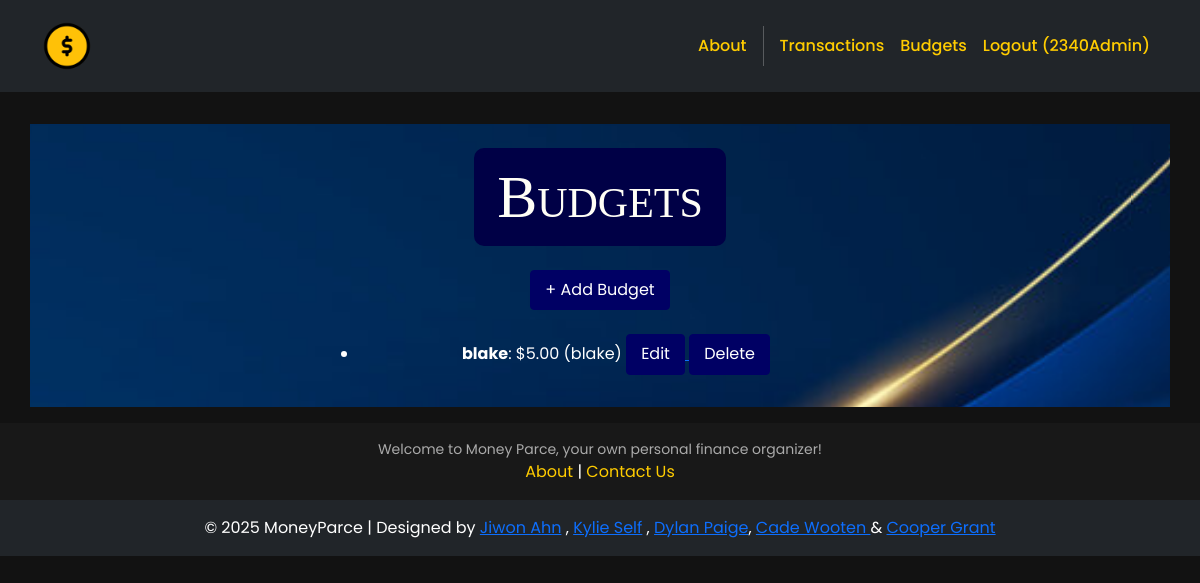
Page /budgets/ (signed in) on the committed database.
### budgets/models.py (models this page shows, shortened)
class Budget(models.Model):
    name = models.CharField(max_length=100)
    amount = models.DecimalField(max_digits=10, decimal_places=2)
    category = models.CharField(max_length=50)
    start_date = models.DateField()
    end_date = models.DateField()
    notes = models.TextField(blank=True)

### budgets/views.py (the view)
# urls.py: path('', views.budget_list, name='budget_list'),
def budget_list(request):
    budgets = Budget.objects.all()
    return render(request, 'budgets/budget_list.html', {'budgets': budgets})

### budgets/templates/budgets/budget_list.html
{% extends 'base.html' %}
{% block content %}
<div class="p-3">
  <div class="container">
    <div class="row mt-3">
      <div class="col-md-6 mx-auto mb-3">
        <br>
        <h2>Budgets</h2>
        <br>
        <br>
        <a href="{% url 'create_budget' %}">
          <button class="button-26" role="button">
            + Add Budget
          </button>
        </a>
        <ul>
          <br>
          {% for budget in budgets %}
            <li>
              <strong>{{ budget.name }}</strong>: ${{ budget.amount }} ({{ budget.category }})
              <a href="{% url 'edit_budget' budget.id %}" >
                <button class="button-26" role="button">
                  Edit
                </button>
              </a>
              <a href="{% url 'delete_budget' budget.id %}">
                <button class="button-26" role="button">
                  Delete
                </button>
              </a>
            </li>
          {% empty %}
            <li>No budgets found.</li>
          {% endfor %}
        </ul>
      </div>
    </div>
  </div>
</div>
{% endblock %}

### moneyparce/templates/base.html (shortened to what this page needs)
<!DOCTYPE html>
<html>
  {% load static %}
  <head>
    <link href="https://cdn.jsdelivr.net/npm/bootstrap@5.3.3/dist/css/bootstrap.min.css" rel="stylesheet">
    <link href="https://cdnjs.cloudflare.com/ajax/libs/font-awesome/6.1.1/css/all.min.css" rel="stylesheet">
    <link rel="stylesheet" type="text/css" href="{% static 'css/style.css' %}">
  </head>
  <body>
    <nav class="p-3 navbar navbar-dark bg-dark navbar-expand-lg">
      <div class="container">
        <a class="navbar-brand" href="{% url 'home.index' %}">
          <img src="{% static 'img/logo.png' %}" alt="Money Parce Logo" height="50" />
        </a>
        <div class="collapse navbar-collapse" id="navbarNavAltMarkup">
          <div class="navbar-nav ms-auto">
            <a class="nav-link" href="{% url 'home.about' %}">About</a>
            {% if user.is_authenticated %}
            <a class="nav-link" href="{% url 'transactions' %}">Transactions</a>
            <a class="nav-link" href="{% url 'budget_list' %}">Budgets</a>
            <a class="nav-link"
              href="{% url 'accounts.logout' %}">Logout ({{user.username }})</a>
            {% endif %}
          </div>
        </div>
      </div>
    </nav>
    <div>
      {% block content %}
      {% endblock content %}
    </div>
    <footer class="p-3 ms-footer">
      <div class="container text-center">
        <p>Welcome to Money Parce, your own personal finance organizer!</p>
        <div>
          <a href="{% url 'home.about' %}">About</a> |
          <a href="mailto:info@moviesstore.com">Contact Us</a>
        </div>
      </div>
    </footer>
    <section class="p-3 ms-footer-bottom bg-dark text-center text-white">
      <span>© 2025 MoneyParce | Designed by <a href="https://www.linkedin.com/in/jiwon-ahn-a4a31b247/" target="_blank">Jiwon Ahn</a> , <a href="https://www.linkedin.com/in/kylie-self-315200290/" target="_blank">Kylie Self</a> , <a href="https://www.linkedin.com/in/dylan-paige-b95b6132b" target="_blank">Dylan Paige</a>, <a href="https://www.linkedin.com/in/cade-wooten-42a609322?utm_source=share&utm_campaign=share_via&utm_content=profile&utm_medium=android_app" target="_blank">Cade Wooten </a> & <a href="https://www.linkedin.com/in/coopergrant1/" target="_blank">Cooper Grant </a></span>
    </section>
  </body>
</html>

### moneyparce/static/css/style.css (style rules this page uses)
body { width: 100%; text-align: center; margin: auto; font-family: "Poppins", sans-serif; background-color: #121212; color: #ffffff; }
.bg-index, .row { background: url("/static/img/background.jpg") no-repeat center center fixed; background-size: cover; }
h2 { text-align: center; margin: auto; border: 3px solid rgb(0, 0, 70); border-radius: 10px; padding: 10px 20px; background-color: rgb(0, 0, 70); font-size: 60px; font-family: "Impact", fantasy; font-variant: small-caps; font-stretch: ultra-expanded; color: #FFFEF6; display: inline-block; }
p { width: 100%; text-align: center; margin: auto; color: #ffffff; }
.navbar a.nav-link { color: #ffcc00 !important; font-weight: 500; transition: color 0.3s ease-in-out; }
.button-26 { appearance: button; background-color: rgb(0, 0, 100); border: 1px solid rgb(0, 0, 100); border-radius: 4px; box-sizing: border-box; color: #FFFFFF; cursor: pointer; font-family: "Poppins", sans-serif; font-size: 16px; line-height: 1.15; overflow: visible; padding: 10px 14px; position: relative; text-align: center; text-transform: none; transition: all 80ms ease-in-out; user-select: none; -webkit-user-select: none; touch-action: manipulation; width: fit-content; }
.ms-footer { background-color: #181818; padding: 30px 0; text-align: center; }
.ms-footer p { color: #aaaaaa; font-size: 14px; }
.ms-footer a { color: #ffcc00; text-decoration: none; }
.ms-footer, a:hover { color: #ffffff; }

### rows in the picture
Budget: name "blake", amount "5.00", category "blake"

### other values in the picture
{{ user.username }} "2340Admin"
